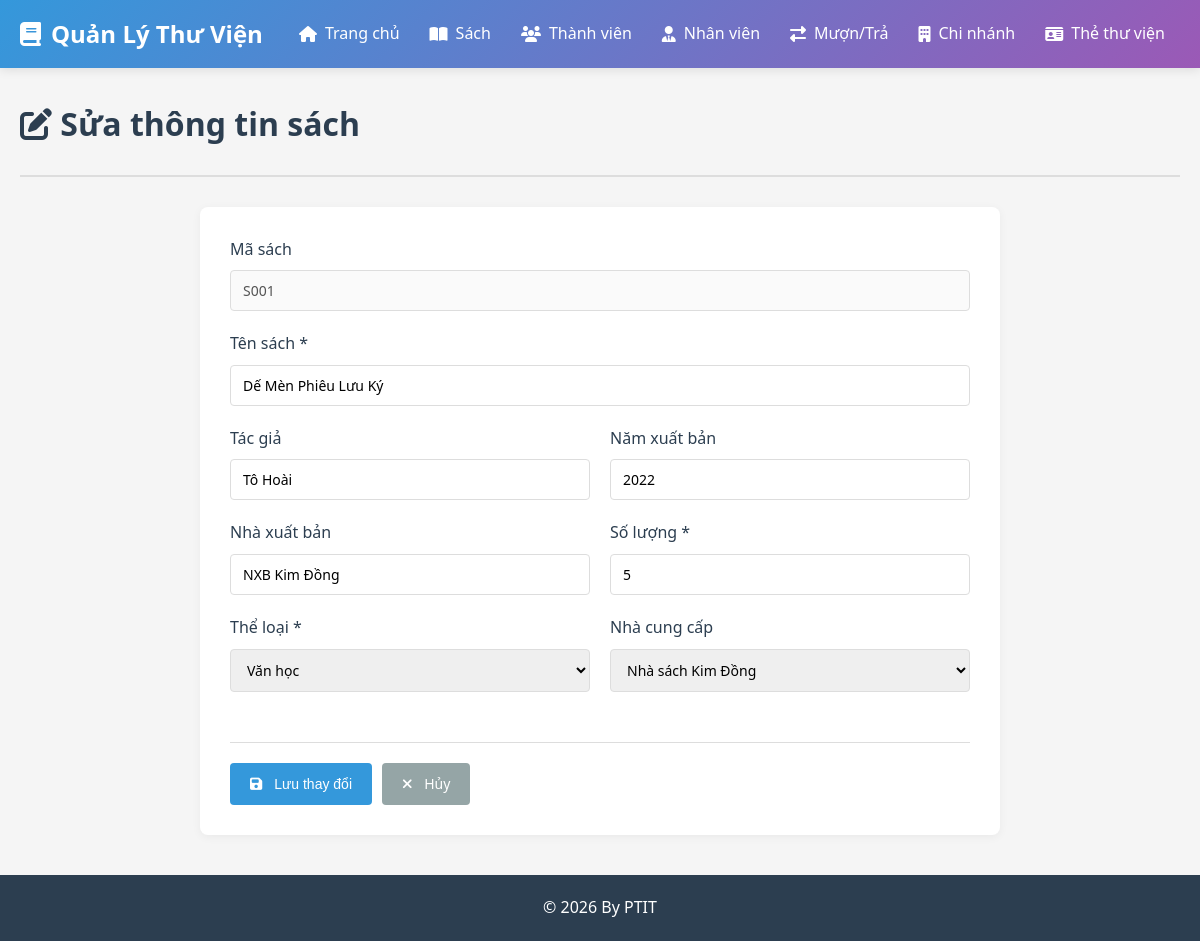
/sach/S001/sua, run on the app's committed database.
### app/models/__init__.py (models this page shows, shortened)
class Sach(db.Model):
    __tablename__ = 'sach'
    ma_sach = db.Column(db.String(10), primary_key=True)
    ten_sach = db.Column(db.String(200), nullable=False)
    tac_gia = db.Column(db.String(150))
    nam_xb = db.Column(db.Integer)
    nha_xb = db.Column(db.String(150))
    so_luong = db.Column(db.Integer, default=0)
    ma_tl = db.Column(db.String(10), db.ForeignKey('thai_loai.ma_tl'), nullable=False)
    ma_ncc = db.Column(db.String(10), db.ForeignKey('nha_cung_cap.ma_ncc'))
    ban_sao = db.relationship('BanSao', backref='sach', lazy=True, cascade='all, delete-orphan')

class ThaiLoai(db.Model):
    __tablename__ = 'thai_loai'
    ma_tl = db.Column(db.String(10), primary_key=True)
    ten_tl = db.Column(db.String(100), nullable=False)
    sach = db.relationship('Sach', backref='thai_loai', lazy=True, cascade='all, delete-orphan')

class NhaCungCap(db.Model):
    __tablename__ = 'nha_cung_cap'
    ma_ncc = db.Column(db.String(10), primary_key=True)
    ten_ncc = db.Column(db.String(150), nullable=False)
    dia_chi = db.Column(db.String(255))
    sdt = db.Column(db.String(15))
    email = db.Column(db.String(100))
    sach = db.relationship('Sach', backref='nha_cung_cap', lazy=True, cascade='all, delete-orphan')

### app/routes/__init__.py (the view, shortened to what this page needs)
@bp.route('/sach/<ma_sach>/sua', methods=['GET', 'POST'])
def sua_sach(ma_sach):
    sach = db.session.get(Sach, ma_sach)
    if not sach:
        flash('Không tìm thấy sách', 'danger')
        return redirect(url_for('main.danh_sach_sach'))
    the_loai = db.session.query(ThaiLoai).all()
    nha_cung_cap = db.session.query(NhaCungCap).all()
    return render_template('sach/sua.html', sach=sach, the_loai=the_loai, nha_cung_cap=nha_cung_cap)

### app/templates/sach/sua.html (shortened to what this page needs)
{% extends "base.html" %}
{% block content %}
<div class="page-header">
    <h1><i class="fas fa-edit"></i> Sửa thông tin sách</h1>
</div>
<div class="form-container">
    <form method="POST" class="form">
        <div class="form-group">
            <label for="ma_sach">Mã sách</label>
            <input type="text" id="ma_sach" value="{{ sach.ma_sach }}" disabled>
        </div>
        <div class="form-group">
            <label for="ten_sach">Tên sách *</label>
            <input type="text" id="ten_sach" name="ten_sach" value="{{ sach.ten_sach }}" required>
        </div>
        <div class="form-row">
            <div class="form-group">
                <label for="tac_gia">Tác giả</label>
                <input type="text" id="tac_gia" name="tac_gia" value="{{ sach.tac_gia or '' }}">
            </div>
            <div class="form-group">
                <label for="nam_xb">Năm xuất bản</label>
                <input type="number" id="nam_xb" name="nam_xb" value="{{ sach.nam_xb or '' }}">
            </div>
        </div>
        <div class="form-row">
            <div class="form-group">
                <label for="nha_xb">Nhà xuất bản</label>
                <input type="text" id="nha_xb" name="nha_xb" value="{{ sach.nha_xb or '' }}">
            </div>
            <div class="form-group">
                <label for="so_luong">Số lượng *</label>
                <input type="number" id="so_luong" name="so_luong" value="{{ sach.so_luong }}" required min="0">
            </div>
        </div>
        <div class="form-row">
            <div class="form-group">
                <label for="ma_tl">Thể loại *</label>
                <select id="ma_tl" name="ma_tl" required>
                    {% for tl in the_loai %}
                    <option value="{{ tl.ma_tl }}" {% if tl.ma_tl == sach.ma_tl %}selected{% endif %}>{{ tl.ten_tl }}</option>
                    {% endfor %}
                </select>
            </div>
            <div class="form-group">
                <label for="ma_ncc">Nhà cung cấp</label>
                <select id="ma_ncc" name="ma_ncc">
                    {% for ncc in nha_cung_cap %}
                    <option value="{{ ncc.ma_ncc }}" {% if ncc.ma_ncc == sach.ma_ncc %}selected{% endif %}>{{ ncc.ten_ncc }}</option>
                    {% endfor %}
                </select>
            </div>
        </div>
        <div class="form-actions">
            <button type="submit" class="btn btn-primary">
                <i class="fas fa-save"></i> Lưu thay đổi
            </button>
            <a href="{{ url_for('main.danh_sach_sach') }}" class="btn btn-secondary">
                <i class="fas fa-times"></i> Hủy
            </a>
        </div>
    </form>
</div>
{% endblock %}

### app/static/css/style.css (style rules this page uses)
:root { --primary: #3498db; --success: #2ecc71; --danger: #e74c3c; --warning: #f39c12; --info: #9b59b6; --light: #ecf0f1; --dark: #2c3e50; --gray: #95a5a6; --border: #ddd; }
* { margin: 0; padding: 0; box-sizing: border-box; }
body { font-family: 'Segoe UI', Tahoma, Geneva, Verdana, sans-serif; background-color: #f5f5f5; color: var(--dark); line-height: 1.6; }
.page-header { margin-bottom: 30px; padding-bottom: 20px; border-bottom: 2px solid var(--border); }
.page-header h1 { font-size: 32px; margin-bottom: 5px; color: var(--dark); }
.btn { display: inline-block; padding: 10px 20px; border: none; border-radius: 4px; cursor: pointer; text-decoration: none; font-size: 14px; transition: all 0.3s; font-weight: 500; text-align: center; }
.btn i { margin-right: 8px; }
.btn-primary { background: var(--primary); color: white; }
.btn-secondary { background: var(--gray); color: white; }
.form-container { background: white; border-radius: 8px; padding: 30px; box-shadow: 0 2px 10px rgba(0,0,0,0.05); max-width: 800px; margin: 0 auto; }
.form-group { margin-bottom: 20px; }
.form-row { display: grid; grid-template-columns: 1fr 1fr; gap: 20px; }
.form-group label { display: block; margin-bottom: 8px; font-weight: 500; color: var(--dark); }
.form-group input, .form-group select, .form-group textarea { width: 100%; padding: 10px 12px; border: 1px solid var(--border); border-radius: 4px; font-size: 14px; font-family: inherit; transition: border-color 0.3s; }
.form-actions { display: flex; gap: 10px; margin-top: 30px; padding-top: 20px; border-top: 1px solid var(--border); }

### data on the page
Sach: ma_sach "S001", ten_sach "Dế Mèn Phiêu Lưu Ký", tac_gia "Tô Hoài", nam_xb "2022", nha_xb "NXB Kim Đồng", so_luong "5", ma_tl "Văn học", ma_ncc "Nhà sách Kim Đồng"
